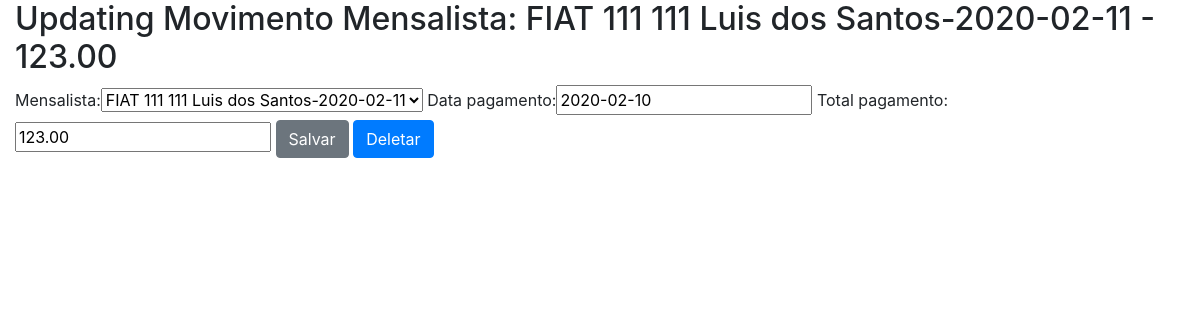
/sistema/mov-mensalista-update/11/, run on the app's committed database.
### core/models.py (models this page shows, shortened)
class MovMensalista(models.Model):
	mensalista = models.ForeignKey('Mensalista', on_delete=models.PROTECT)
	data_pagamento = models.DateField()
	total_pagamento = models.DecimalField(max_digits=6, decimal_places=2)
	def __str__(self):
		return str(self.mensalista) + ' - ' + str(self.total_pagamento)

class Mensalista(models.Model):
	veiculo = models.ForeignKey('Veiculo', on_delete=models.PROTECT)
	inicio = models.DateField()
	valor_mes = models.DecimalField(max_digits=5, decimal_places=2)
	def __str__(self):
		return str(self.veiculo) + '-' + str(self.inicio)

class Veiculo(models.Model):
	marca = models.ForeignKey('Marca', on_delete=models.PROTECT)
	proprietario = models.ForeignKey('Pessoa', on_delete=models.PROTECT)
	placa = models.CharField(max_length=7)
	cor = models.CharField(max_length=15)
	observacoes = models.TextField()
	def __str__(self):
		return self.marca.nome + " " + self.placa + " " + self.cor + " " + self.proprietario.nome

class Marca(models.Model):
	nome = models.CharField(max_length=50)

class Pessoa(models.Model):
	nome = models.CharField(max_length=100)
	endereco = models.CharField(max_length=200)
	telefone = models.CharField(max_length=20)

### core/views.py (the view)
# urls.py: url(r'^mov-mensalista-update/(?P<id>\d+)/', mov_mensalista_update, name='core_mov_mensalista_update'),
def mov_mensalista_update(request,id):
	data = {}
	movmensalista = MovMensalista.objects.get(id=id)
	form = MovMensalistaForm(request.POST or None, instance=movmensalista)
	data['movmensalista'] = movmensalista
	data['form'] = form
	if request.method == 'POST':
		if form.is_valid():
			form.save()
			return redirect('core_lista_mov-mensalistas')
	else:
		return render(request, 'core/update_movmensalista.html', data)

### core/forms.py
class MovMensalistaForm(ModelForm):
	class Meta:
		model = MovMensalista
		fields = '__all__'

### core/templates/core/update_movmensalista.html (shortened to what this page needs)
{% extends 'base.html' %}
{% block main %}
{% load bootstrap %}
<div class="row">
	<div class="col">
		<h2>Updating Movimento Mensalista: {{ movmensalista}}</h2>
	</div>
</div>
<div class="row">
	<div class="col-12">
		<form action="{% url 'core_mov_mensalista_update' movmensalista.id %}" method="POST">
			{{form|bootstrap}}
			<button class="btn btn-secondary" type="submit">Salvar</button>
			<a class="btn btn-primary" href="{% url 'core_mov_mensalista_delete' movmensalista.id %}">Deletar</a>
</form>
</div>
{% endblock %}

### data on the page
MovMensalista: mensalista+total_pagamento "FIAT 111 111 Luis dos Santos-2020-02-11 - 123.00", mensalista "FIAT 111 111 Luis dos Santos-2020-02-11", data_pagamento "2020-02-10", total_pagamento "123.00"
